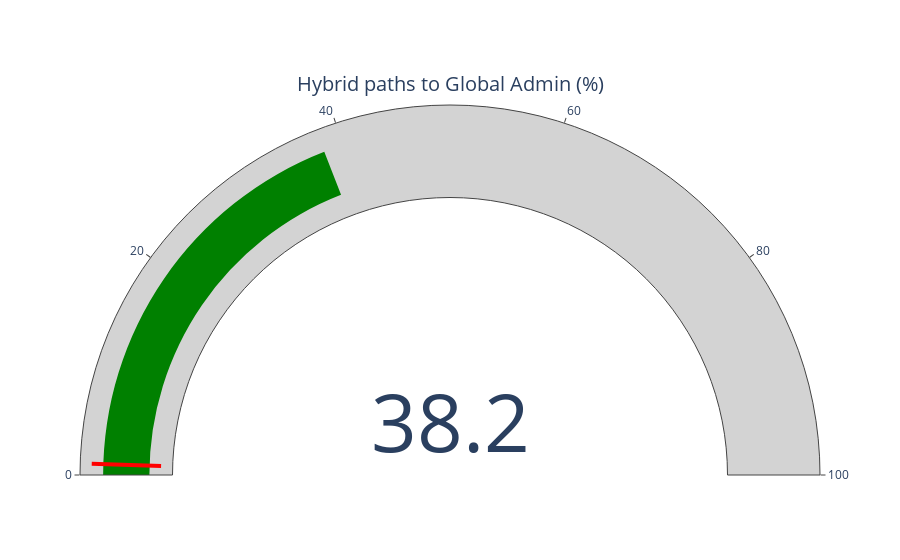

Notebook cell for this chart:
### Markdown cell above
### Hybrid paths to Global Admin

### Code cell
query = """
   MATCH (totalUsers:User)
        WITH COUNT(totalUsers) as userCount
        MATCH p =shortestPath((UsersWithPath:User)-[:MemberOf|HasSession|AdminTo|AllExtendedRights|AddMember|ForceChangePassword|GenericAll|GenericWrite|Owns|WriteDacl|WriteOwner|CanRDP|ExecuteDCOM|AllowedToDelegate|ReadLAPSPassword|Contains|GpLink|AddAllowedToAct|AllowedToAct|SQLAdmin|ReadGMSAPassword|HasSIDHistory|CanPSRemote|AZAddMembers|AZContains|AZContributor|AZGetCertificates|AZGetKeys|AZGetSecrets|AZGlobalAdmin|AZOwns|AZPrivilegedRoleAdmin|AZResetPassword|AZUserAccessAdministrator|AZAppAdmin|AZCloudAppAdmin|AZRunsAs|AZKeyVaultContributor*1..]->(m:AZTenant {objectid:'""" + tenantid + """'}))
        RETURN 100.0 * COUNT(DISTINCT UsersWithPath) / userCount as PercentUsersToGa
"""
PercentUsersToGaCount = g.run(query).to_data_frame()

# Extract variable
value_PercentUsersToGaCount = PercentUsersToGaCount['PercentUsersToGa'].values[0]

# Create Graphic
fig = go.Figure(go.Indicator(
    domain = {'x': [0, 1], 'y': [0, 1]},
    value = (value_PercentUsersToGaCount),
    mode = "gauge+number",
    title = {'text': "Hybrid paths to Global Admin (%)"},
    gauge = {'axis': {'range': [None, 100]},
             'steps' : [{'range': [0, 250], 'color': "lightgray"}],
             'threshold' : {'line': {'color': "red", 'width': 4}, 'thickness': 0.75, 'value': 1}}))
fig.show()

### Figure 1 — Plotly figure (JSON) as saved in the notebook; plotly's stock layout.template omitted (floating-point values rounded to 4 significant figures)
{"data": [{"domain": {"x": [0, 1], "y": [0, 1]}, "gauge": {"axis": {"range": [null, 100]}, "steps": [{"color": "lightgray", "range": [0, 250]}], "threshold": {"line": {"color": "red", "width": 4}, "thickness": 0.75, "value": 1}}, "mode": "gauge+number", "title": {"text": "Hybrid paths to Global Admin (%)"}, "type": "indicator", "value": 38.19}], "layout": {"autosize": true}}
